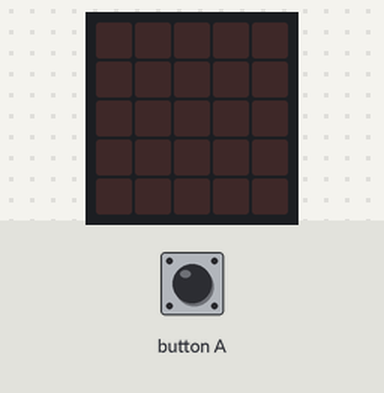
A program run on a simulated BBC micro:bit running MicroPython. Parts: the board's 5×5 LED display. The inputs (shaded band) are chosen by the test bench. Random numbers come from a fixed seed.

Above: at 1.2 s.
1.3 s: button A pressed for 1 s
At 2.7 s:
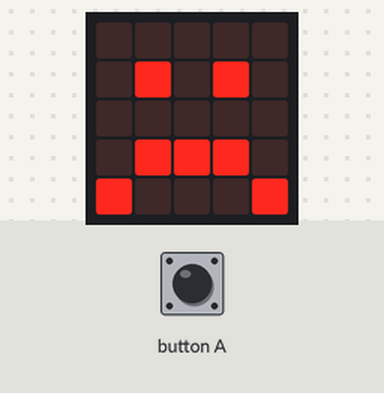
3.8 s: button A pressed for 0.15 s
At 5.0 s:
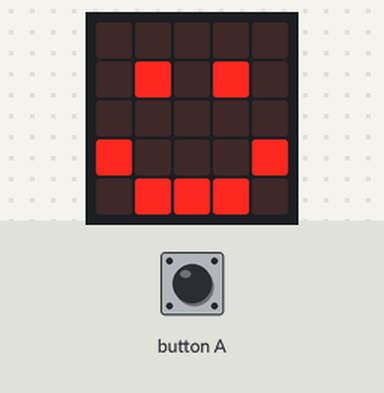
5.4 s: button A pressed for 3.2 s
At 8.29 s:
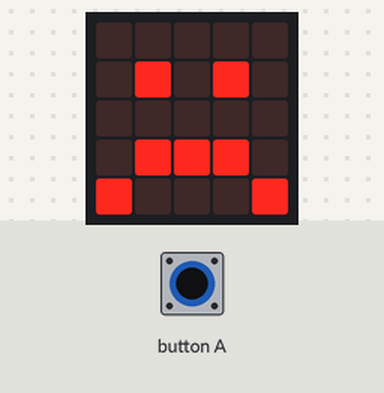
Timing chart, 0 to 9.8 s (numbered marks = the images above; inputs shaded):
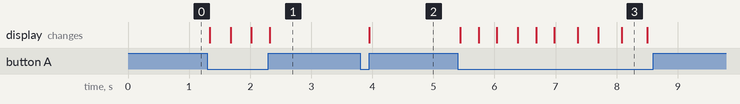

The program:

p5.py
```python
from microbit import *
import random
while True:
    if button_a.is_pressed():
        if random.choice([True, False]):
            display.show(Image.HAPPY)
        else:
            display.show(Image.SAD)
```

Measured:
- after the input at 1.3 s, the display: first changes at once (image 1 shows a later state)
- after the input at 3.8 s, the display: changes after 0.15 s (image 2)
- after the input at 5.4 s, the display: changes at once (image 3)
- what the display in image 3 shows lasts 0.4 s, from 8.1 s to 8.5 s
